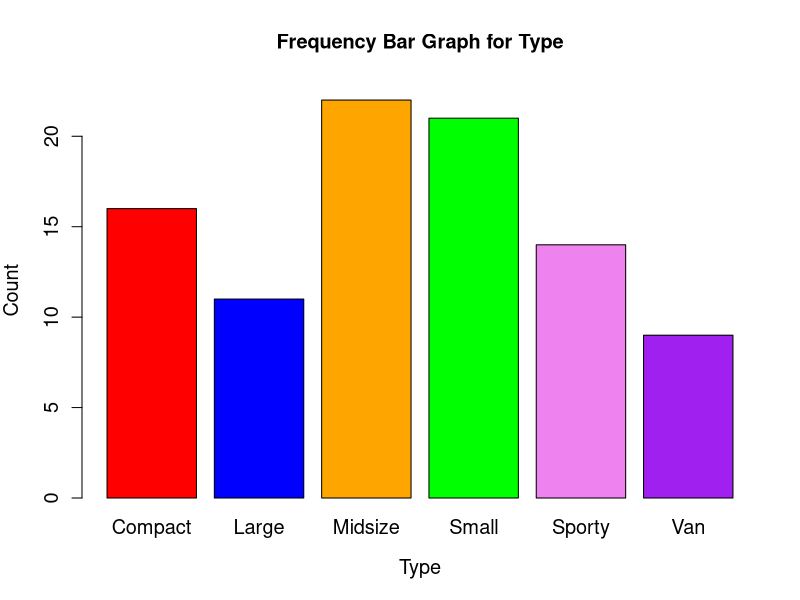
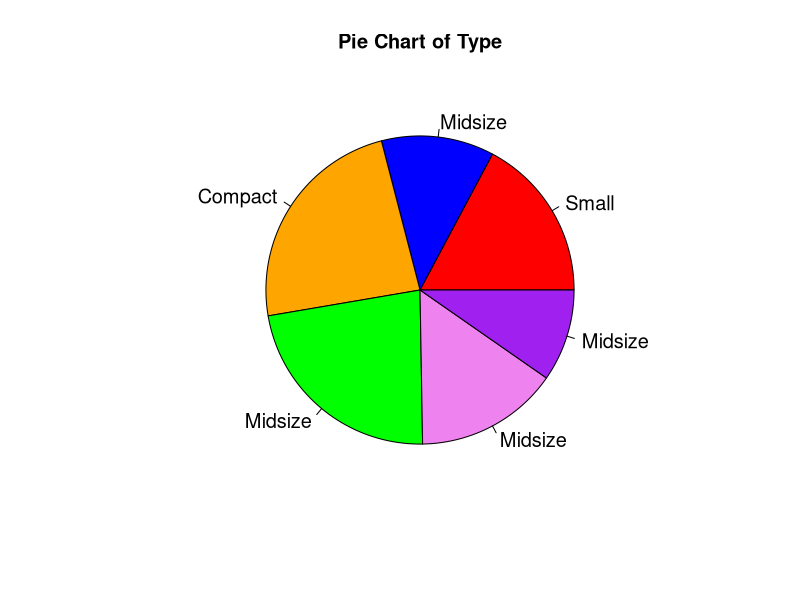
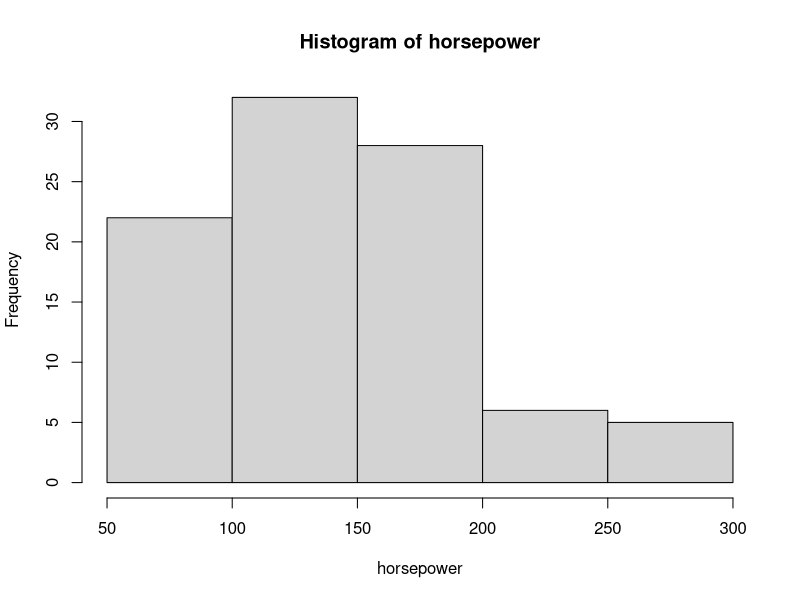
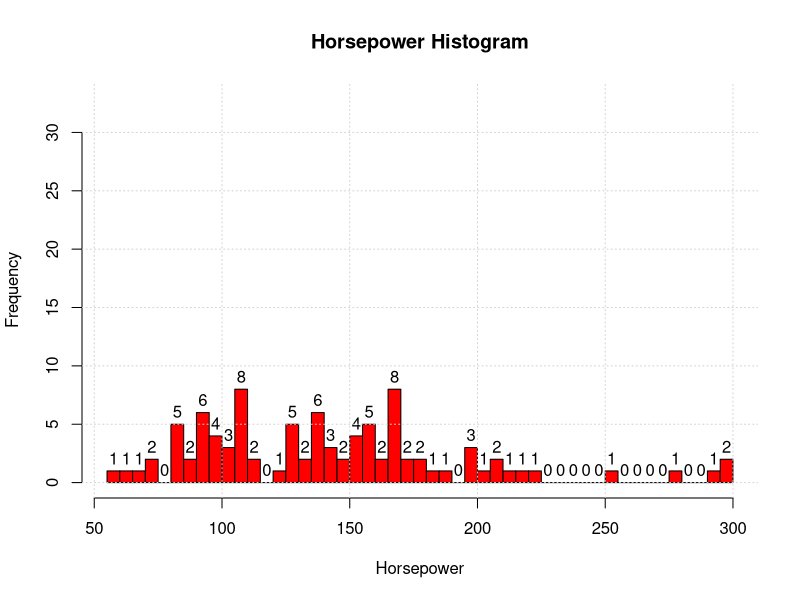
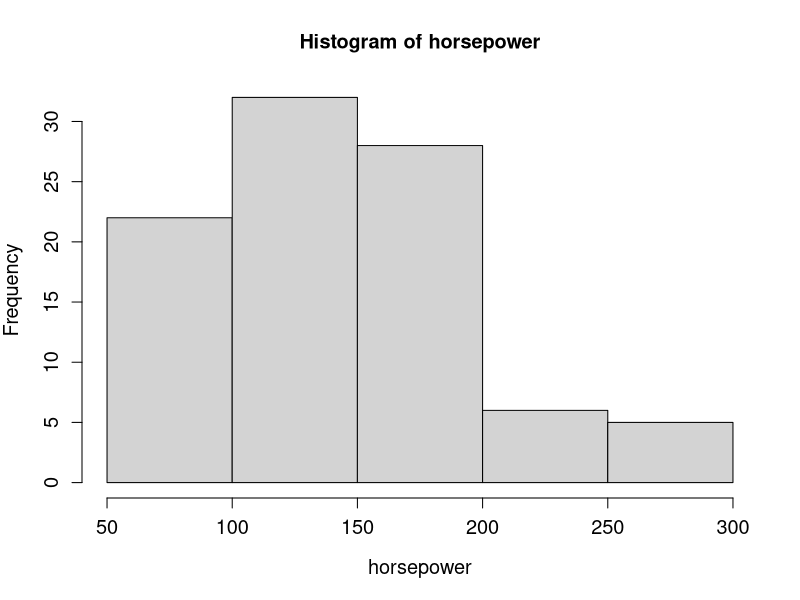
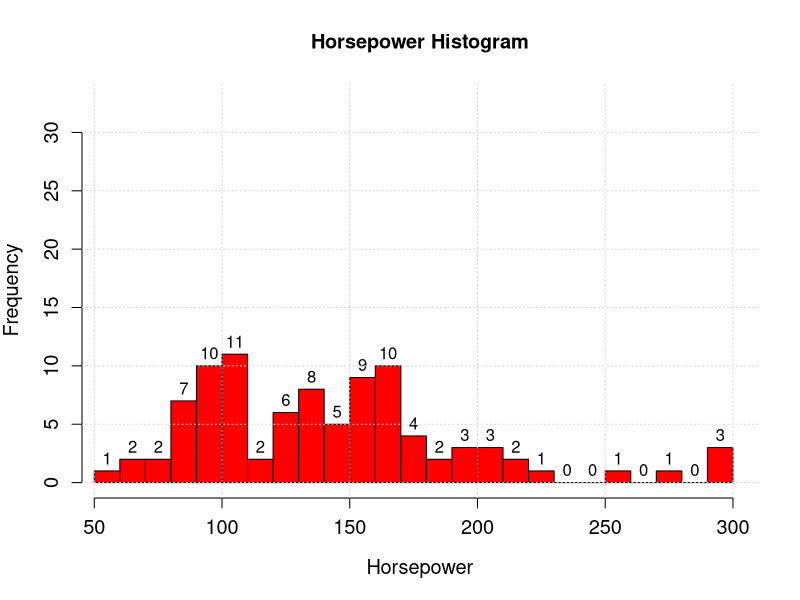

Generate these figures, in order, with R:
## ---- chunk 1
# Your code goes here
## ---- chunk 2
library(MASS)
data(Cars93)
## ---- chunk 3
head(Cars93)
## ---- chunk 4
type = c(Cars93$Type)
freq_table = table(type)
rel_freq_table = prop.table(freq_table)*100
freq_table = round(freq_table,3)
rel_freq_table = round(rel_freq_table,3)
print("Frequency Table: ")
print(freq_table)
print("Relative Frequency Table (in percentages): ")
print(rel_freq_table)
## ---- chunk 5
type = c(Cars93$Type)
freq_table = table(type)
colors = c("red","blue","orange","green","violet","purple")
barplot(freq_table,
        main = "Frequency Bar Graph for Type",
        xlab = "Type",
        ylab = "Count",
        col = colors,
        border = "black",
        ylim = c(0, max(freq_table) + 1),
        names.arg = names(freq_table),
        cex.names = 1.2,
        cex.axis = 1.2,
        cex.lab = 1.2)
print(freq_table)
## ---- chunk 6
type = c(Cars93$Type)
freq_table = table(type)
colors = c("red","blue","orange","green","violet","purple")
pie(freq_table,
        main = "Pie Chart of Type",
        labels = type,
        col = colors,
        cex = 1.2)
print(freq_table)
## ---- chunk 7
Cars93$Horsepower
horsepower = c(Cars93$Horsepower)
hist(horsepower,
     main = "Horsepower Histogram",
     xlab = "Horsepower",
     ylab = "Frequency",
     col = "red",
     border = "black",
     breaks = 50,
     xlim = range(horsepower),
     ylim = c(0, max(hist(horsepower)$counts) + 1),
     labels = TRUE)
par(cex.axis = 1.2, cex.lab = 1.2)
grid()
     
## ---- chunk 8
horsepower = c(Cars93$Horsepower)
hist(horsepower,
     main = "Horsepower Histogram",
     xlab = "Horsepower",
     ylab = "Frequency",
     col = "red",
     border = "black",
     breaks = 25,
     xlim = range(horsepower),
     ylim = c(0, max(hist(horsepower)$counts) + 1),
     labels = TRUE)
par(cex.axis = 1.2, cex.lab = 1.2)
grid()
## ---- chunk 9

## ---- chunk 10

## ---- chunk 11

## ---- chunk 12

## ---- chunk 13

